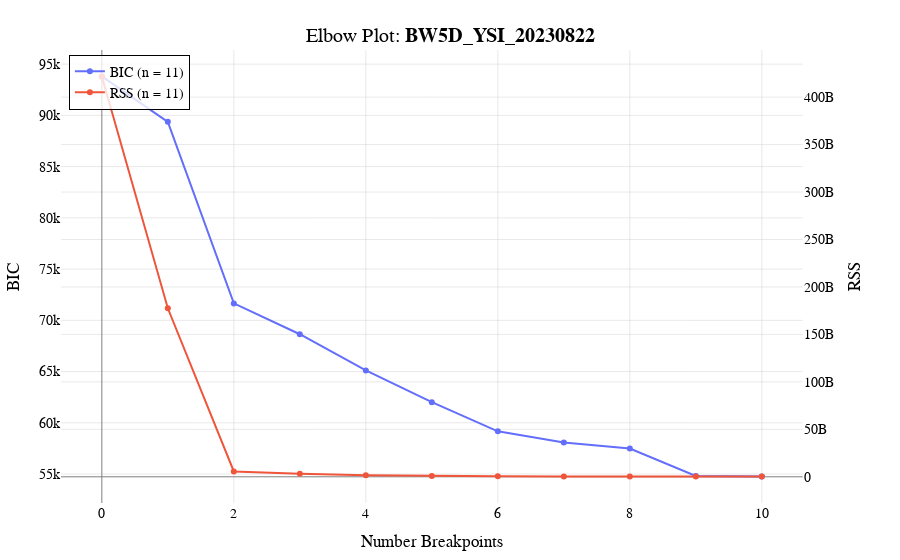

Source (notebook cell):
### Code cell
# Elbow plot

x_values = np.array(list(trial_select['df']['n_breakpoints'].values()))
y_values = np.array(list(trial_select['df']['bic'].values()))
secondary_x = np.array(list(trial_select['df']['n_breakpoints'].values()))
secondary_y = np.array(list(trial_select['df']['rss'].values()))

plots.plot_data(
    x_values=x_values,
    y_values=y_values,
    plot_mode='lines+markers',
    x_axis_label="Number Breakpoints",
    y_axis_label="BIC",
    secondary_x=secondary_x,
    secondary_y=secondary_y,
    use_secondary_axis=True,
    y2_axis_label="RSS",
    trace_names=['BIC', 'RSS'],
    title=f"Elbow Plot: <b>{name}<b>",
)

### Figure 1 — Plotly figure (JSON) as saved in the notebook; plotly's stock layout.template omitted (floating-point values rounded to 4 significant figures)
{"data": [{"mode": "lines+markers", "name": "BIC (n = 11)", "type": "scatter", "x": [0, 1, 2, 3, 4, 5, 6, 7, 8, 9, 10], "xaxis": "x", "y": [93800.0, 89370.0, 71650.0, 68640.0, 65110.0, 62010.0, 59170.0, 58070.0, 57490.0, 54810.0, 54750.0], "yaxis": "y"}, {"mode": "lines+markers", "name": "RSS (n = 11)", "type": "scatter", "x": [0, 1, 2, 3, 4, 5, 6, 7, 8, 9, 10], "xaxis": "x", "y": [421800000000.0, 177600000000.0, 5665000000.0, 3147000000.0, 1578000000.0, 861800000.0, 494300000.0, 398200000.0, 354600000.0, 209800000.0, 206700000.0], "yaxis": "y2"}], "layout": {"font": {"color": "black", "family": "Arial, sans-serif", "size": 14}, "legend": {"bgcolor": "rgba(255, 255, 255, 0.8)", "bordercolor": "black", "borderwidth": 1, "x": 0.01, "xanchor": "left", "y": 0.99, "yanchor": "top"}, "margin": {"b": 50, "l": 50, "r": 50, "t": 50}, "title": {"text": "Elbow Plot: <b>BW5D_YSI_20230822<b>", "x": 0.5, "xanchor": "center", "y": 0.95, "yanchor": "top"}, "xaxis": {"anchor": "y", "domain": [0, 0.94], "gridcolor": "LightGray", "gridwidth": 0.5, "showgrid": true, "title": {"text": "Number Breakpoints"}, "zeroline": true, "zerolinecolor": "Gray", "zerolinewidth": 1}, "yaxis": {"anchor": "x", "domain": [0, 1], "gridcolor": "LightGray", "gridwidth": 0.5, "showgrid": true, "title": {"text": "BIC"}, "zeroline": true, "zerolinecolor": "Gray", "zerolinewidth": 1}, "yaxis2": {"anchor": "x", "gridcolor": "LightGray", "gridwidth": 0.5, "overlaying": "y", "showgrid": true, "side": "right", "title": {"text": "RSS"}, "zeroline": true, "zerolinecolor": "Gray", "zerolinewidth": 1}}}
